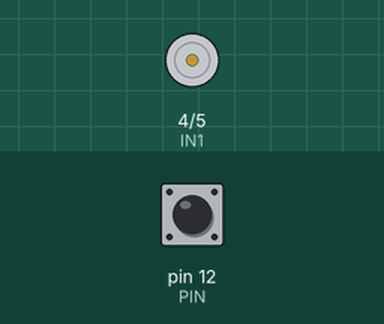
This sketch was run on a simulated Arduino Uno, built with avr-gcc and run on an emulated ATmega328P. Parts: motor-driver pin pairs drawn as motors (green arrow = first pin HIGH = forward, orange = second pin HIGH = backward, longer = more drive). Inputs (shaded band) come from the test bench; at power-on: pin 12 (PIN) HIGH.

Above: at 1.2 s.
1.3 s: pin 12 (PIN) pulled LOW for 3.2 s
At 1.6 s:
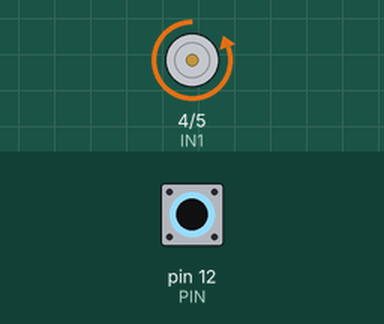
7.5 s: pin 12 (PIN) pulled LOW for 0.15 s
At 10.42 s:
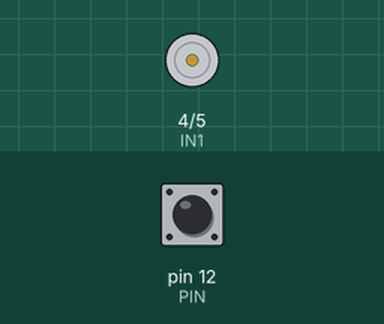
10.6 s: pin 12 (PIN) pulled LOW for 1 s
At 11.0 s:
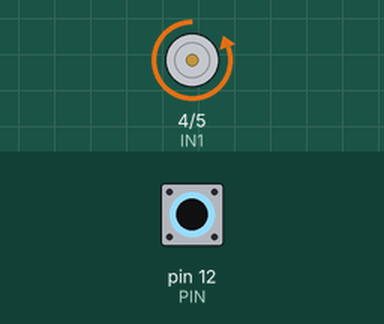
Timing chart, 0 to 14.9 s (numbered marks = the images above; inputs shaded):
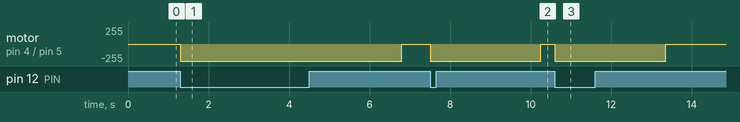

The sketch:

door_lock.ino
```cpp
#include <SoftwareSerial.h>

#define	RX_PIN	2
#define	TX_PIN	3
#define	MAX_SPEED	255
#define MIN_SPEED	0
#define	IN1	4
#define	IN2	5
#define	PIN	12

SoftwareSerial bluetooth(RX_PIN, TX_PIN);

String s = "", key = "WT%u1FylV5UD@9*q";
bool b = 1;

void setup()
{
	bluetooth.begin(9600);
	pinMode(IN1, OUTPUT);
	pinMode(IN2, OUTPUT);
	pinMode(PIN, INPUT_PULLUP);
}

void go(int speed)
{
	speed = constrain(speed, MIN_SPEED, MAX_SPEED);
	digitalWrite(IN1, HIGH);
	analogWrite(IN2, 255 - speed);
}

void back(int speed)
{
	speed = constrain(speed, MIN_SPEED, MAX_SPEED);
	digitalWrite(IN1, LOW);
	analogWrite(IN2, speed);
}

void stop()
{
	digitalWrite(IN1, LOW);
	digitalWrite(IN2, LOW);
}

void loop()
{
  b = digitalRead(PIN);
	if (bluetooth.available())
	{
		s = s + char(bluetooth.read());
	}
	if (s == key)
	{
    s = "";
    go(MAX_SPEED);
    delay(3000);
    stop();
  }
  if (b == 0)
  {
    b = 1;
    back(MAX_SPEED);
    delay(2750);
    stop();
	}
}
```

Measured:
- after the input at 1.3 s, motor on pin 4 (IN1) / pin 5 (IN2): stopped → backward 255/255 at once, → stopped 5.5 s later
- after the input at 7.5 s, motor on pin 4 (IN1) / pin 5 (IN2): stopped → backward 255/255 at once, → stopped 2.8 s later
- after the input at 10.6 s, motor on pin 4 (IN1) / pin 5 (IN2): stopped → backward 255/255 at once, → stopped 2.8 s later
